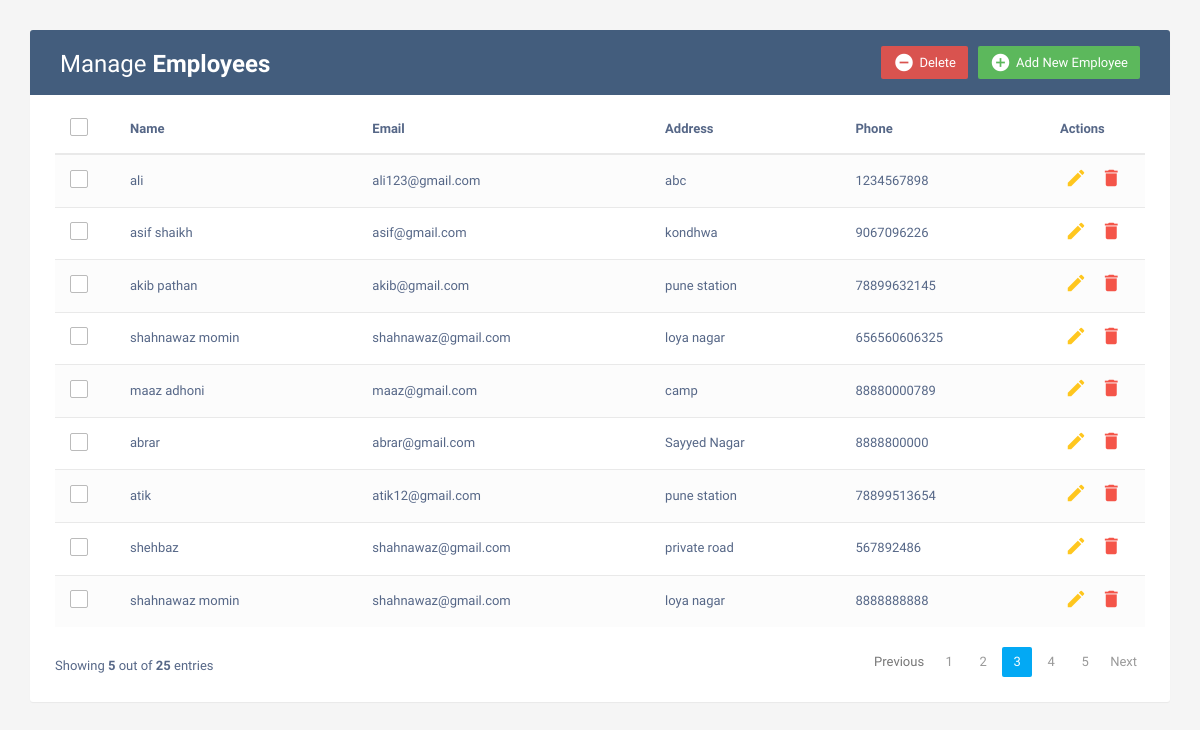
The page / on the database its author committed.
### myapp/models.py (models this page shows, shortened)
class Employees(models.Model):
    name=models.CharField(max_length=200)
    email=models.EmailField(max_length=100)
    address=models.TextField()
    phone=models.IntegerField()

### myapp/views.py (the view)
# urls.py: path('',views.index,name='index'),
def index(request):
    emp=Employees.objects.all()
    context={
        'emp':emp
    }
    return render(request,'index.html',context)

### templates/index.html (shortened to what this page needs)
<!DOCTYPE html>
<html lang="en">
<head>
<link rel="stylesheet" href="https://maxcdn.bootstrapcdn.com/font-awesome/4.7.0/css/font-awesome.min.css">
<link rel="stylesheet" href="https://maxcdn.bootstrapcdn.com/bootstrap/3.3.7/css/bootstrap.min.css">
  <body>
    <div class="container">
        <div class="table-wrapper">
            <div class="table-title">
                <div class="row">
                    <div class="col-sm-6">
						<h2>Manage <b>Employees</b></h2>
					</div>
					<div class="col-sm-6">
						<a href="#addEmployeeModal" class="btn btn-success" data-toggle="modal"><i class="material-icons">&#xE147;</i> <span>Add New Employee</span></a>
						<a href="#deleteEmployeeModal" class="btn btn-danger" data-toggle="modal"><i class="material-icons">&#xE15C;</i> <span>Delete</span></a>
					</div>
                </div>
            </div>
            <table class="table table-striped table-hover">
                <thead>
                    <tr>
						<th>
							<span class="custom-checkbox">
								<label for="selectAll"></label>
							</span>
						</th>
                        <th>Name</th>
                        <th>Email</th>
						<th>Address</th>
                        <th>Phone</th>
                        <th>Actions</th>
                    </tr>
                </thead>
                <tbody>
					{% for i in emp %}
                    <tr>
						<td>
							<span class="custom-checkbox">
								<label for="checkbox1"></label>
							</span>
						</td>
                        <td>{{i.name}}</td>
                        <td>{{i.email}}</td>
						<td>{{i.address}}</td>
                        <td>{{i.phone}}</td>
                        <td>
                            <a href="#editEmployeeModal-{{forloop.counter}}" class="edit" data-toggle="modal"><i class="material-icons" data-toggle="tooltip" title="Edit">&#xE254;</i></a>
                            <a href="#deleteEmployeeModal-{{forloop.counter}}" class="delete" data-toggle="modal"><i class="material-icons" data-toggle="tooltip" title="Delete">&#xE872;</i></a>
                        </td>
                    </tr>
                    {% endfor %}
                </tbody>
            </table>
			<div class="clearfix">
                <div class="hint-text">Showing <b>5</b> out of <b>25</b> entries</div>
                <ul class="pagination">
                    <li class="page-item disabled"><a href="#">Previous</a></li>
                    <li class="page-item"><a href="#" class="page-link">1</a></li>
                    <li class="page-item"><a href="#" class="page-link">2</a></li>
                    <li class="page-item active"><a href="#" class="page-link">3</a></li>
                    <li class="page-item"><a href="#" class="page-link">4</a></li>
                    <li class="page-item"><a href="#" class="page-link">5</a></li>
                    <li class="page-item"><a href="#" class="page-link">Next</a></li>
                </ul>
            </div>
        </div>
    </div>
</body>
</html>

### templates/index.html (style rules this page uses)
body { color: #566787; background: #f5f5f5; font-family: 'Varela Round', sans-serif; font-size: 13px; }
.table-wrapper { background: #fff; padding: 20px 25px; margin: 30px 0; border-radius: 3px; box-shadow: 0 1px 1px rgba(0,0,0,.05); }
.table-title { padding-bottom: 15px; background: #435d7d; color: #fff; padding: 16px 30px; margin: -20px -25px 10px; border-radius: 3px 3px 0 0; }
.table-title h2 { margin: 5px 0 0; font-size: 24px; }
.table-title .btn { color: #fff; float: right; font-size: 13px; border: none; min-width: 50px; border-radius: 2px; border: none; outline: none !important; margin-left: 10px; }
.table-title .btn i { float: left; font-size: 21px; margin-right: 5px; }
.table-title .btn span { float: left; margin-top: 2px; }
table.table tr th, table.table tr td { border-color: #e9e9e9; padding: 12px 15px; vertical-align: middle; }
table.table tr th:first-child { width: 60px; }
table.table tr th:last-child { width: 100px; }
table.table-striped tbody tr:nth-of-type(odd) { background-color: #fcfcfc; }
table.table td:last-child i { opacity: 0.9; font-size: 22px; margin: 0 5px; }
table.table td a { font-weight: bold; color: #566787; display: inline-block; text-decoration: none; outline: none !important; }
table.table td a.edit { color: #FFC107; }
table.table td a.delete { color: #F44336; }
table.table td i { font-size: 19px; }
.pagination { float: right; margin: 0 0 5px; }
.pagination li a { border: none; font-size: 13px; min-width: 30px; min-height: 30px; color: #999; margin: 0 2px; line-height: 30px; border-radius: 2px !important; text-align: center; padding: 0 6px; }
.pagination li.active a, .pagination li.active a.page-link { background: #03A9F4; }
.hint-text { float: left; margin-top: 10px; font-size: 13px; }
.custom-checkbox { position: relative; }
.custom-checkbox label:before { width: 18px; height: 18px; }
.custom-checkbox label:before { content: ''; margin-right: 10px; display: inline-block; vertical-align: text-top; background: white; border: 1px solid #bbb; border-radius: 2px; box-sizing: border-box; z-index: 2; }

### rows shown on the page
Employees: name "ali", email "ali123@gmail.com", address "abc", phone "1234567898"
Employees: name "asif shaikh", email "asif@gmail.com", address "kondhwa", phone "9067096226"
Employees: name "akib pathan", email "akib@gmail.com", address "pune station", phone "78899632145"
Employees: name "shahnawaz momin", email "shahnawaz@gmail.com", address "loya nagar", phone "656560606325"
Employees: name "maaz adhoni", email "maaz@gmail.com", address "camp", phone "88880000789"
Employees: name "abrar", email "abrar@gmail.com", address "Sayyed Nagar", phone "8888800000"
Employees: name "atik", email "atik12@gmail.com", address "pune station", phone "78899513654"
Employees: name "shehbaz", email "shahnawaz@gmail.com", address "private road", phone "567892486"
Employees: name "shahnawaz momin", email "shahnawaz@gmail.com", address "loya nagar", phone "8888888888"
